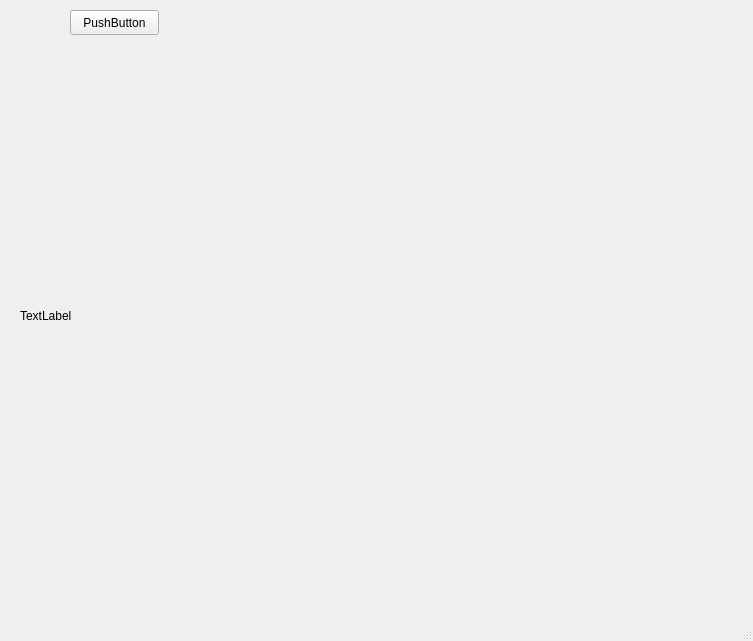
<?xml version="1.0" encoding="UTF-8"?>
<ui version="4.0">
 <class>MainWindow</class>
 <widget class="QMainWindow" name="MainWindow">
  <property name="geometry">
   <rect>
    <x>0</x>
    <y>0</y>
    <width>753</width>
    <height>641</height>
   </rect>
  </property>
  <property name="windowTitle">
   <string>MainWindow</string>
  </property>
  <widget class="QWidget" name="centralwidget">
   <widget class="QPushButton" name="Ok">
    <property name="geometry">
     <rect>
      <x>70</x>
      <y>10</y>
      <width>89</width>
      <height>25</height>
     </rect>
    </property>
    <property name="text">
     <string>PushButton</string>
    </property>
   </widget>
   <widget class="QLabel" name="video">
    <property name="geometry">
     <rect>
      <x>20</x>
      <y>50</y>
      <width>701</width>
      <height>531</height>
     </rect>
    </property>
    <property name="text">
     <string>TextLabel</string>
    </property>
   </widget>
  </widget>
  <widget class="QMenuBar" name="menubar">
   <property name="geometry">
    <rect>
     <x>0</x>
     <y>0</y>
     <width>753</width>
     <height>28</height>
    </rect>
   </property>
  </widget>
  <widget class="QStatusBar" name="statusbar"/>
 </widget>
 <resources/>
 <connections/>
</ui>
